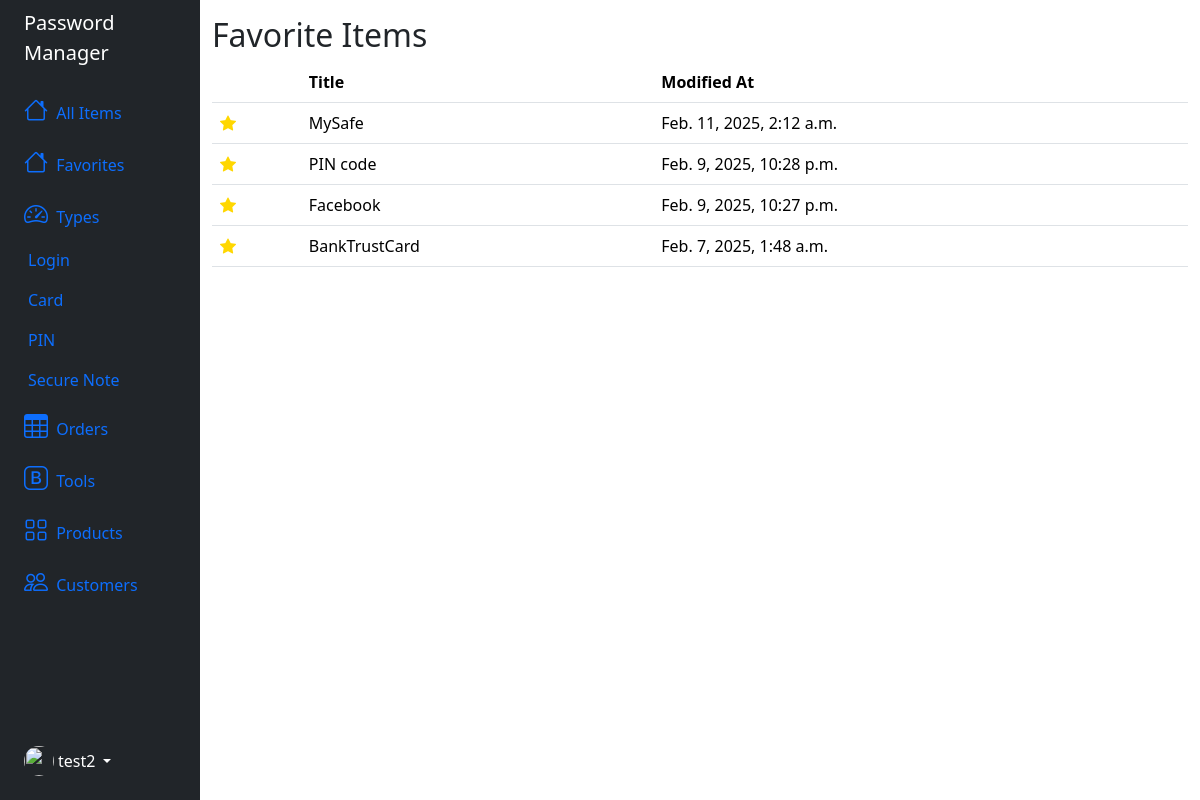
/favorites (signed in), run on an earlier commit of the app's database.
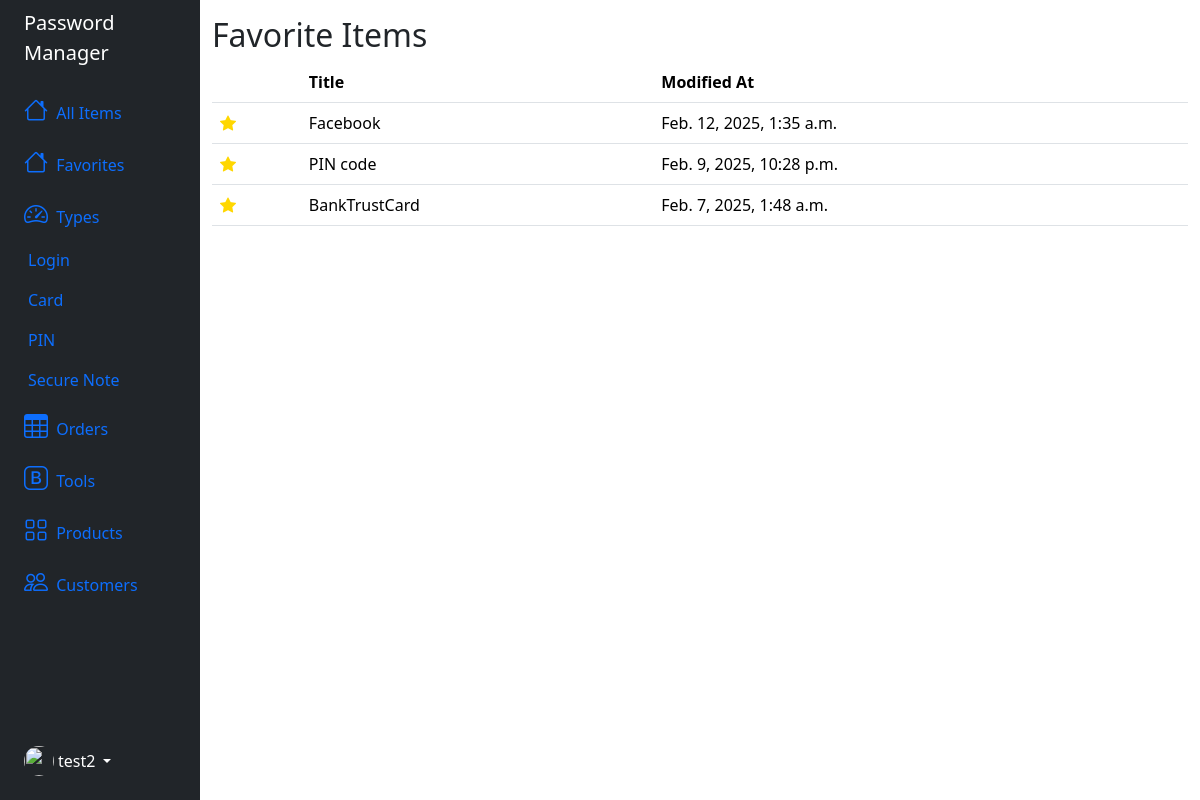
And on a later commit of the database.
### password_manager/models.py (models this page shows)
class CommonInfo(models.Model):
    user = models.ForeignKey(User, on_delete=models.CASCADE)
    name = models.CharField(max_length=100)
    modified_at = models.DateTimeField(auto_now=True)
    created_at = models.DateTimeField(auto_now_add=True)
    is_favorited = models.BooleanField(default=False)
    class Meta:
        abstract = True

class PIN(CommonInfo):
    id = models.UUIDField(primary_key=True, default=uuid.uuid4, editable=False)
    code = models.CharField(max_length=6)
    note = models.TextField(blank=True)
    code_nonce = models.CharField(max_length=24, default="")
    code_tag = models.CharField(max_length=24, default="")

class Login(CommonInfo):
    id = models.UUIDField(primary_key=True, default=uuid.uuid4, editable=False)
    username = models.CharField(max_length=100)
    password = models.CharField(max_length=100)
    website = models.URLField(null=True, blank=True)
    note = models.TextField(blank=True)
    password_nonce = models.CharField(max_length=24, default="")
    password_tag = models.CharField(max_length=24, default="")

class Card(CommonInfo):
    id = models.UUIDField(primary_key=True, default=uuid.uuid4, editable=False)
    cardholder = models.CharField(max_length=100)
    number = models.CharField(max_length=19)
    expiration_date = models.DateField()
    cvv = models.CharField(max_length=4)
    number_nonce = models.CharField(max_length=24, default="")
    number_tag = models.CharField(max_length=24, default="")
    cvv_nonce = models.CharField(max_length=24, default="")
    cvv_tag = models.CharField(max_length=24, default="")

### password_manager/views.py (the view)
# urls.py: path("favorites", views.favorites, name="favorites"),
@login_required(login_url="/login")
def favorites(request):
    user_id = request.user.id
    login = Login.objects.filter(is_favorited=True, user_id=user_id)
    card = Card.objects.filter(is_favorited=True, user_id=user_id)
    pin = PIN.objects.filter(is_favorited=True, user_id=user_id)
    secure_note = SecureNote.objects.filter(is_favorited=True, user_id=user_id)
    favorites_list = list(chain(login, card, pin, secure_note))
    favorites = sorted(favorites_list, key=lambda favorite:favorite.modified_at, reverse=True)
    return render(request, "password_manager/favorites.html", {
        "favorites": favorites
    })

### password_manager/templates/password_manager/favorites.html (shortened to what this page needs)
{% extends "password_manager/layout.html" %}
{% load static %}
{% block body %}
    <h2>Favorite Items</h2>
    <table class="table table-hover">
      <thead>
        <tr>
          <th scope="col"></th>
          <th scope="col">Title</th>
          <th scope="col">Modified At</th>
        </tr>
      </thead>
      <tbody>
          {% for favorite in favorites %}
            {% if favorite.password %}
                <tr class=table-row data-bs-toggle="offcanvas" data-type="login" data-uuid="{{ favorite.id }}" href="#offcanvasScrolling" aria-controls="offcanvasScrolling">
                    {% if favorite.is_favorited %}
                        <td><button class="favorite-btn"><i class="bi bi-star-fill favorite"></i></button></td>
                    {% else %}
                        <td><button class="favorite-btn"><i class="bi bi-star"></i></button></td>
                    {% endif %}
                    <td>{{ favorite.name }}</td>
                    <td>{{ favorite.modified_at }}</td>
                </tr>
            {% elif favorite.number %}
                <tr class=table-row data-bs-toggle="offcanvas" data-type="card" data-uuid="{{ favorite.id }}" href="#offcanvasScrolling" aria-controls="offcanvasScrolling">
                    {% if favorite.is_favorited %}
                        <td><button class="favorite-btn"><i class="bi bi-star-fill favorite"></i></button></td>
                    {% else %}
                        <td><button class="favorite-btn"><i class="bi bi-star"></i></button></td>
                    {% endif %}
                    <td>{{ favorite.name }}</td>
                    <td>{{ favorite.modified_at }}</td>
                </tr>
            {% elif favorite.code %}
                <tr class=table-row data-bs-toggle="offcanvas" data-type="pin" data-uuid="{{ favorite.id }}" href="#offcanvasScrolling" aria-controls="offcanvasScrolling">
                    {% if favorite.is_favorited %}
                        <td><button class="favorite-btn"><i class="bi bi-star-fill favorite"></i></button></td>
                    {% else %}
                        <td><button class="favorite-btn"><i class="bi bi-star"></i></button></td>
                    {% endif %}
                    <td>{{ favorite.name }}</td>
                    <td>{{ favorite.modified_at }}</td>
                </tr>
            {% endif %}
          {% endfor %}
      </tbody>
    </table>
{% endblock %}

What changed in the data, as far as the page shows it:
removed PIN: is_favorited True (drawn), name "MySafe", modified_at "Feb. 11, 2025, 2:12 a.m."
changed Login "Facebook": modified_at "Feb. 9, 2025, 10:27 p.m." → "Feb. 12, 2025, 1:35 a.m."; moves up the list
